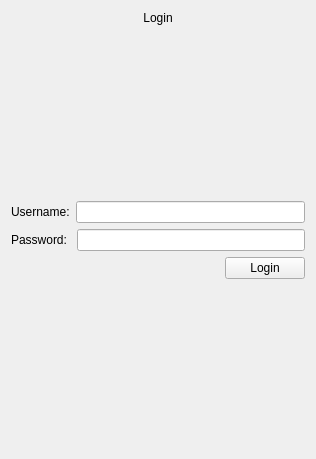
<?xml version="1.0" encoding="UTF-8"?>
<ui version="4.0">
 <class>LoginForm</class>
 <widget class="QWidget" name="LoginForm">
  <property name="windowModality">
   <enum>Qt::ApplicationModal</enum>
  </property>
  <property name="geometry">
   <rect>
    <x>0</x>
    <y>0</y>
    <width>316</width>
    <height>459</height>
   </rect>
  </property>
  <property name="windowTitle">
   <string>Form</string>
  </property>
  <layout class="QVBoxLayout" name="verticalLayout_4">
   <item>
    <layout class="QVBoxLayout" name="verticalLayout_3" stretch="0,0,0,0,0,0">
     <item>
      <widget class="QLabel" name="label_3">
       <property name="frameShape">
        <enum>QFrame::NoFrame</enum>
       </property>
       <property name="frameShadow">
        <enum>QFrame::Plain</enum>
       </property>
       <property name="text">
        <string>Login</string>
       </property>
       <property name="alignment">
        <set>Qt::AlignCenter</set>
       </property>
      </widget>
     </item>
     <item>
      <spacer name="verticalSpacer_3">
       <property name="orientation">
        <enum>Qt::Vertical</enum>
       </property>
       <property name="sizeHint" stdset="0">
        <size>
         <width>20</width>
         <height>40</height>
        </size>
       </property>
      </spacer>
     </item>
     <item>
      <layout class="QHBoxLayout" name="horizontalLayout">
       <item>
        <widget class="QLabel" name="label">
         <property name="text">
          <string>Username:</string>
         </property>
        </widget>
       </item>
       <item>
        <widget class="QLineEdit" name="lineEdit"/>
       </item>
      </layout>
     </item>
     <item>
      <layout class="QHBoxLayout" name="horizontalLayout_2">
       <item>
        <widget class="QLabel" name="label_2">
         <property name="text">
          <string>Password: </string>
         </property>
        </widget>
       </item>
       <item>
        <widget class="QLineEdit" name="lineEdit_2"/>
       </item>
      </layout>
     </item>
     <item>
      <layout class="QHBoxLayout" name="horizontalLayout_3">
       <item>
        <spacer name="horizontalSpacer">
         <property name="orientation">
          <enum>Qt::Horizontal</enum>
         </property>
         <property name="sizeHint" stdset="0">
          <size>
           <width>40</width>
           <height>20</height>
          </size>
         </property>
        </spacer>
       </item>
       <item>
        <widget class="QPushButton" name="pushButton">
         <property name="text">
          <string>Login</string>
         </property>
        </widget>
       </item>
      </layout>
     </item>
     <item>
      <spacer name="verticalSpacer_2">
       <property name="orientation">
        <enum>Qt::Vertical</enum>
       </property>
       <property name="sizeHint" stdset="0">
        <size>
         <width>20</width>
         <height>40</height>
        </size>
       </property>
      </spacer>
     </item>
    </layout>
   </item>
  </layout>
 </widget>
 <resources/>
 <connections/>
</ui>
